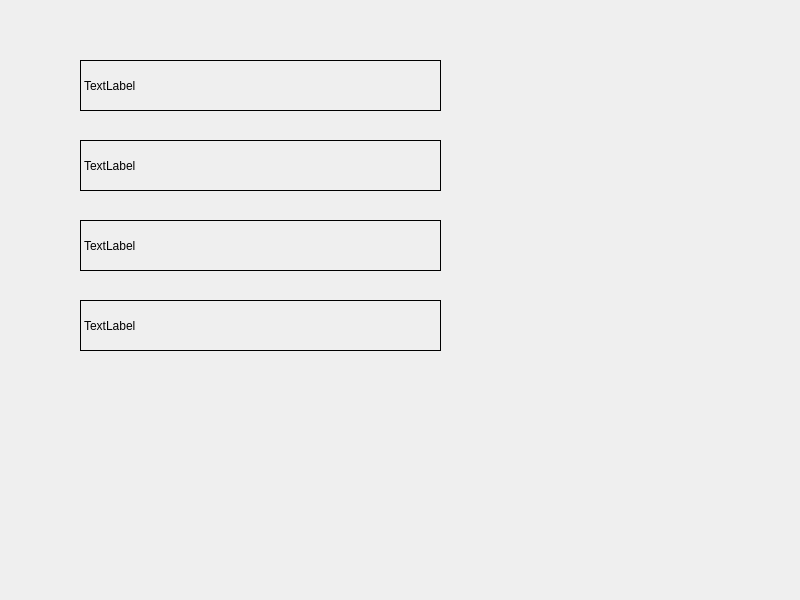
<?xml version="1.0" encoding="UTF-8"?>
<ui version="4.0">
 <class>Widget</class>
 <widget class="QWidget" name="Widget">
  <property name="geometry">
   <rect>
    <x>0</x>
    <y>0</y>
    <width>800</width>
    <height>600</height>
   </rect>
  </property>
  <property name="windowTitle">
   <string>Widget</string>
  </property>
  <widget class="QLabel" name="label">
   <property name="geometry">
    <rect>
     <x>80</x>
     <y>60</y>
     <width>361</width>
     <height>51</height>
    </rect>
   </property>
   <property name="frameShape">
    <enum>QFrame::Box</enum>
   </property>
   <property name="text">
    <string>TextLabel</string>
   </property>
  </widget>
  <widget class="QLabel" name="label_2">
   <property name="geometry">
    <rect>
     <x>80</x>
     <y>140</y>
     <width>361</width>
     <height>51</height>
    </rect>
   </property>
   <property name="frameShape">
    <enum>QFrame::Box</enum>
   </property>
   <property name="text">
    <string>TextLabel</string>
   </property>
  </widget>
  <widget class="QLabel" name="label_3">
   <property name="geometry">
    <rect>
     <x>80</x>
     <y>220</y>
     <width>361</width>
     <height>51</height>
    </rect>
   </property>
   <property name="frameShape">
    <enum>QFrame::Box</enum>
   </property>
   <property name="text">
    <string>TextLabel</string>
   </property>
  </widget>
  <widget class="QLabel" name="label_4">
   <property name="geometry">
    <rect>
     <x>80</x>
     <y>300</y>
     <width>361</width>
     <height>51</height>
    </rect>
   </property>
   <property name="frameShape">
    <enum>QFrame::Box</enum>
   </property>
   <property name="text">
    <string>TextLabel</string>
   </property>
  </widget>
 </widget>
 <resources/>
 <connections/>
</ui>
